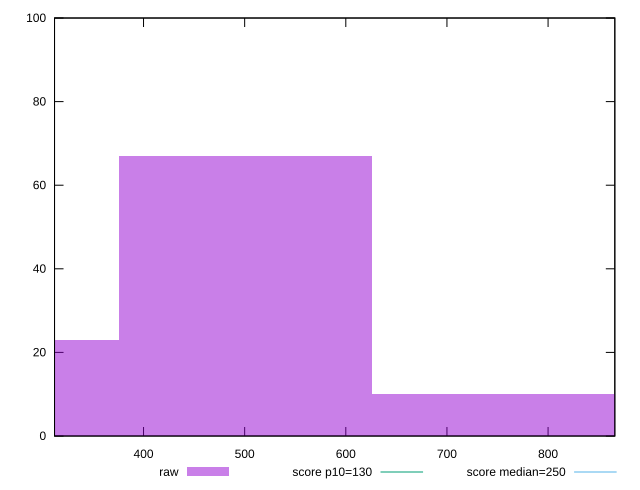

gnuplot code for this plot:
reset

$raw <<EOF
750.5886604303079 10
500.39244028687193 67
250.19622014343597 23
EOF

set key outside below
set boxwidth 250.19622014343597
set xrange [312.0000000000009:866.0000000000009]
set yrange [0:100]
set trange [0:100]
set style fill transparent solid 0.5 noborder

set parametric
set terminal svg size 640, 490 enhanced background rgb 'white'
set output "report_00017_2021-02-10T15-08-03.406Z/max-potential-fid/samples/pages+cached/raw/histogram.svg"

plot $raw title "raw" with boxes, \
     130,t title "score p10=130", \
     250,t title "score median=250"

reset
